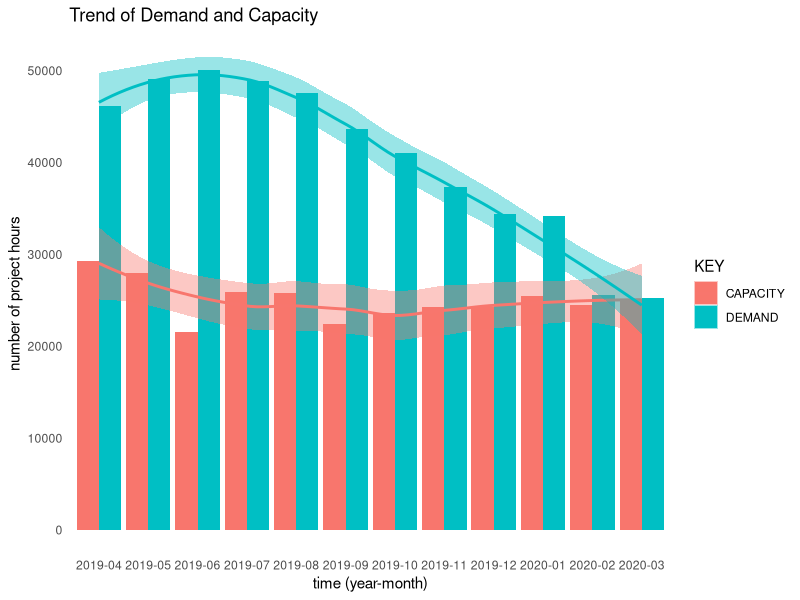

Write the R code that produced this figure.
## ---- chunk 1
knitr::opts_chunk$set(message = FALSE, warning = FALSE)
## ---- chunk 2
require(tidyverse)
require(ggplot2)
## ---- chunk 3
data <- tibble(
  DATE = c(
    "2019-04",
    "2019-05",
    "2019-06",
    "2019-07",
    "2019-08",
    "2019-09",
    "2019-10",
    "2019-11",
    "2019-12",
    "2020-01",
    "2020-02",
    "2020-03"
  ),
  CAPACITY = c(
    29263,
    28037,
    21596,
    25895,
    25813,
    22427,
    23605,
    24263,
    24243,
    25533,
    24467,
    25194
  ),
  DEMAND = c(
    46193,
    49131,
    50124,
    48850,
    47602,
    43697,
    41058,
    37364,
    34364,
    34149,
    25573,
    25284
  )
)

glimpse(data)
## ---- chunk 4
data %>%
  gather("KEY", "VALUE", -DATE) %>%
    ggplot(aes(DATE, VALUE, fill = KEY)) +
      geom_col(position = "dodge") +
      geom_smooth(aes(DATE, VALUE, group = KEY, color = KEY)) +
      ggtitle("Trend of Demand and Capacity") +
      theme(legend.title = element_blank()) +
      theme_minimal() +
      theme(
          panel.grid.major = element_blank(),
          panel.grid.minor = element_blank()) +
      xlab("time (year-month)") +
      ylab("number of project hours")
